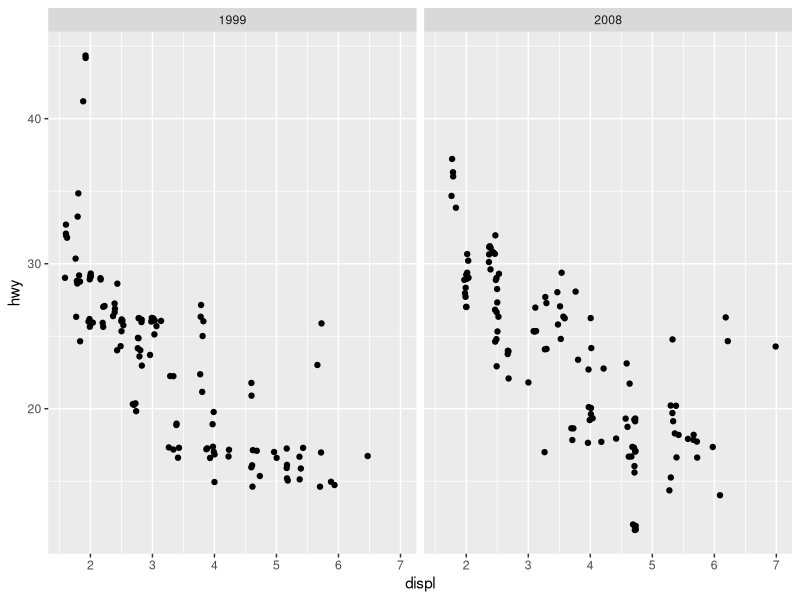
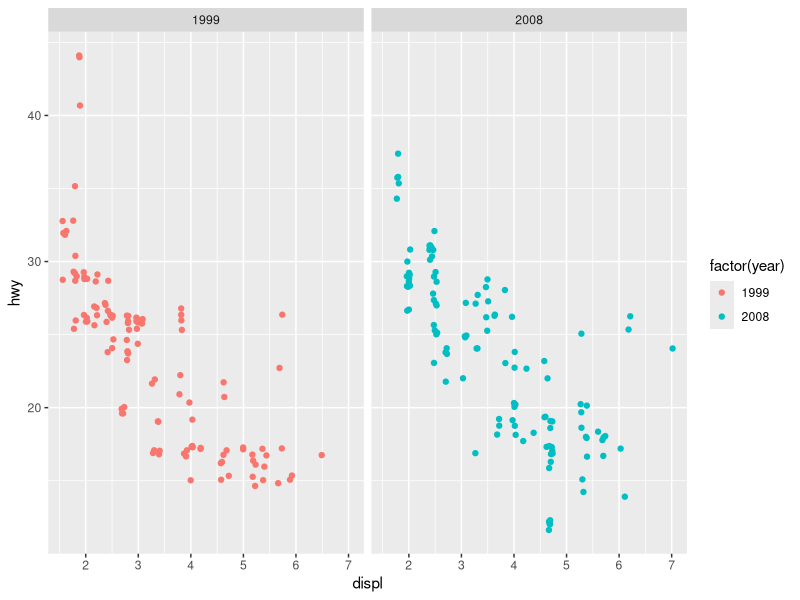
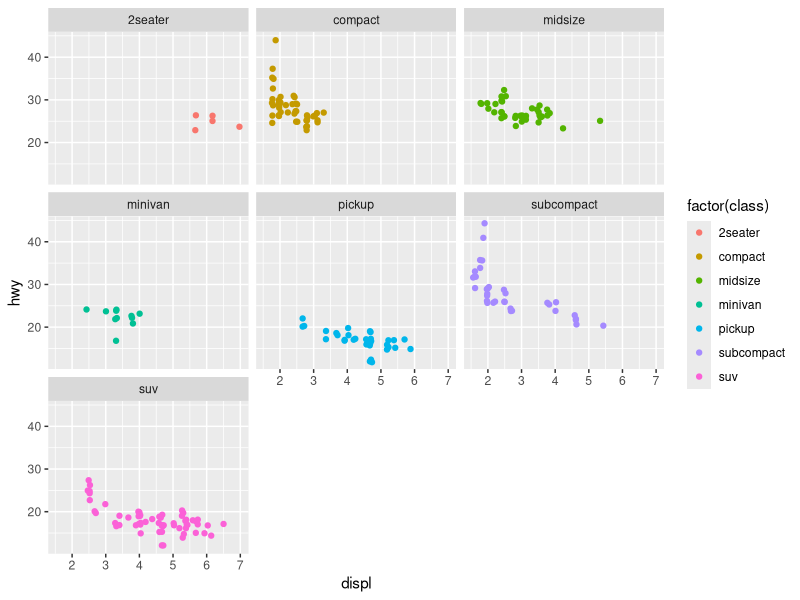
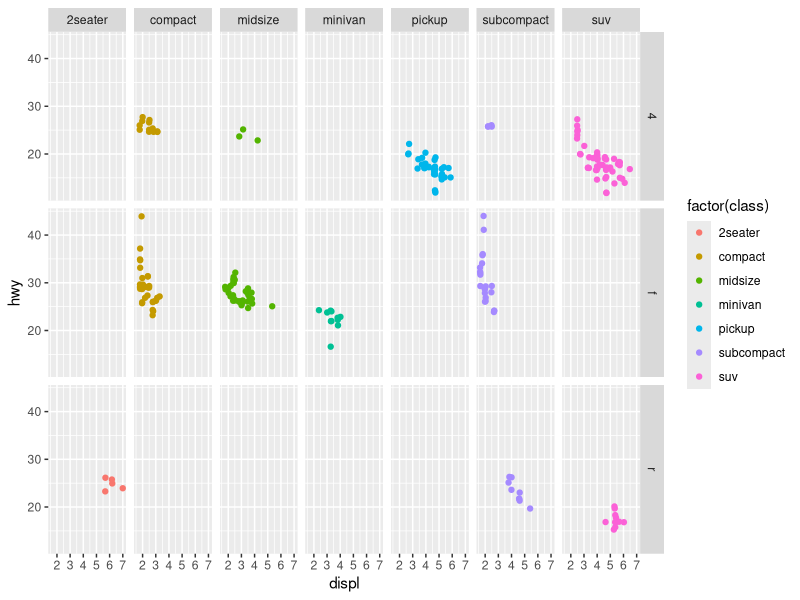

The R source for these figures, in order:
library(tidyverse)

ggplot(data = mpg, mapping = aes(x = displ, y = hwy)) +
  geom_jitter() +
  facet_wrap(~year)

ggplot(data = mpg, mapping = aes(x = displ, y = hwy, color = factor(year))) +
  geom_jitter() +
  facet_wrap(~year)

ggplot(data = mpg, mapping = aes(x = displ, y = hwy, color = factor(class))) +
  geom_jitter() +
  facet_wrap(~class)

ggplot(data = mpg, mapping = aes(x = displ, y = hwy, color = factor(class))) +
  geom_jitter() +
  facet_grid(drv ~ class)
